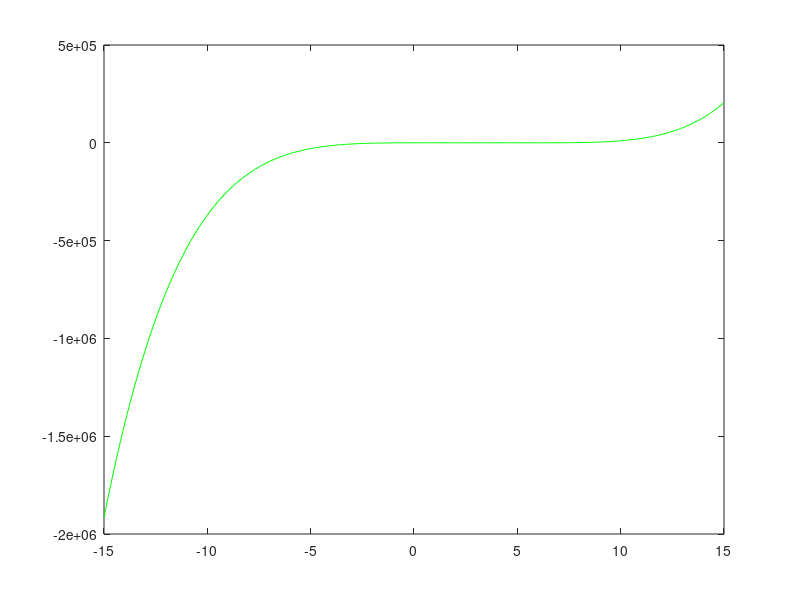

This chart was generated by the following MATLAB code:
% part a))
% find al the roots of the polynomial uisng roots function
p=[1,-16.05,88.75,-192.037,116.35,31.6875]; % coefficients of the polynomial
                                            % in decreasing order i.e
                                            % an,an-1,an-2,an-3,..,a0
                                            
% get all the roots
proots=roots(p); % roots function works for polynomial only
disp("The roots of the polynomial are: "),proots

%%%%%%%%%%%%%%%%%%%%%%%%%%%%%%%%%%%%%%%%%%%%%%%%%%%%%%%
%%%%%%%%%%%%%%%%%%%%%%%%%%%%%%%%%%%%%%%%%%%%%%%%%%%%%%%
% part b))
% create a vector x
x=linspace(-15,15,300); % equally spaced 300 points start at -15 ends at 15

% evaluate f
f=x.^5-16.05*x.^4+88.75*x.^3-192.037*x.^2+116.35*x+31.6875; % .^ element by element poower
                                                            % this kind of
                                                            % implementation
                                                            % is called
                                                            % vectorized
                                                            % implementation

% plot
plot(x,f,'-g')

                                                            
